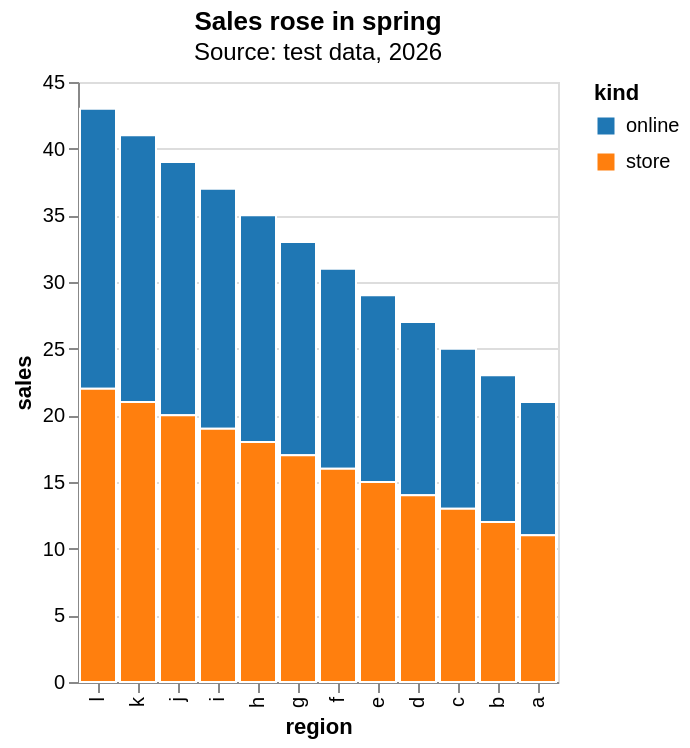

Vega-Lite specification stored for this chart:
### Vega-Lite specification from a JSON file in a GitHub repository (floating-point values rounded to 4 significant figures)
{"mark": {"type": "bar", "stroke": "#ffffff"}, "title": {"text": "Sales rose in spring", "subtitle": "Source: test data, 2026"}, "data": {"values": [{"region": "a", "kind": "online", "sales": 10}, {"region": "a", "kind": "store", "sales": 11}, {"region": "b", "kind": "online", "sales": 11}, {"region": "b", "kind": "store", "sales": 12}, {"region": "c", "kind": "online", "sales": 12}, {"region": "c", "kind": "store", "sales": 13}, {"region": "d", "kind": "online", "sales": 13}, {"region": "d", "kind": "store", "sales": 14}, {"region": "e", "kind": "online", "sales": 14}, {"region": "e", "kind": "store", "sales": 15}, {"region": "f", "kind": "online", "sales": 15}, {"region": "f", "kind": "store", "sales": 16}, {"region": "g", "kind": "online", "sales": 16}, {"region": "g", "kind": "store", "sales": 17}, {"region": "h", "kind": "online", "sales": 17}, {"region": "h", "kind": "store", "sales": 18}, {"region": "i", "kind": "online", "sales": 18}, {"region": "i", "kind": "store", "sales": 19}, {"region": "j", "kind": "online", "sales": 19}, {"region": "j", "kind": "store", "sales": 20}, {"region": "k", "kind": "online", "sales": 20}, {"region": "k", "kind": "store", "sales": 21}, {"region": "l", "kind": "online", "sales": 21}, {"region": "l", "kind": "store", "sales": 22}]}, "encoding": {"x": {"field": "region", "type": "nominal", "sort": "-y"}, "y": {"field": "sales", "type": "quantitative"}, "color": {"field": "kind", "type": "nominal", "scale": {"domain": ["online", "store"], "range": ["#1f77b4", "#ff7f0e"]}}}}
